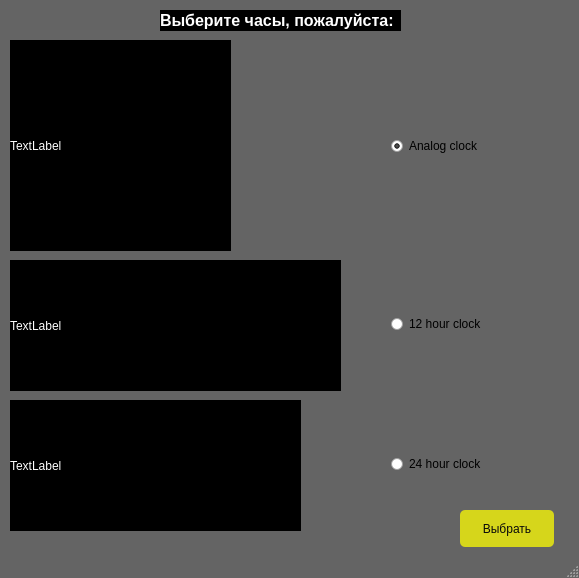
<?xml version="1.0" encoding="UTF-8"?>
<ui version="4.0">
 <class>MainWindow</class>
 <widget class="QMainWindow" name="MainWindow">
  <property name="geometry">
   <rect>
    <x>0</x>
    <y>0</y>
    <width>579</width>
    <height>578</height>
   </rect>
  </property>
  <property name="windowTitle">
   <string>Меню часов</string>
  </property>
  <property name="styleSheet">
   <string notr="true">QMainWindow {
	color: rgb(255, 255, 255);
	background-color: rgba(10, 10, 10, 100);
}

QRadioButton::indicator {
    width: 13px;
    height: 13px;
}

QLabel {
	background-color: rgb(0, 0, 0);
	border-color: rgb(10, 10, 10);
	color: rgb(255, 255, 255);
}

QPushButton {
	color: rgb(10, 10, 10);
	background-color: rgb(214, 214, 27);
	border-style: solid;
	border-radius: 5px;
}

QPushButton:pressed {
	background-color: rgb(148, 139, 19);
}

QPushButton:hover {
	border: 1px solid rgb(160, 201, 255);
 	color: rgb(255, 255, 255);
}</string>
  </property>
  <widget class="QWidget" name="centralwidget">
   <widget class="QLabel" name="label">
    <property name="geometry">
     <rect>
      <x>10</x>
      <y>40</y>
      <width>221</width>
      <height>211</height>
     </rect>
    </property>
    <property name="text">
     <string>TextLabel</string>
    </property>
   </widget>
   <widget class="QRadioButton" name="analog_clock">
    <property name="geometry">
     <rect>
      <x>390</x>
      <y>130</y>
      <width>131</width>
      <height>31</height>
     </rect>
    </property>
    <property name="text">
     <string>Analog clock</string>
    </property>
    <property name="checked">
     <bool>true</bool>
    </property>
    <attribute name="buttonGroup">
     <string notr="true">buttonGroup</string>
    </attribute>
   </widget>
   <widget class="QLabel" name="label_2">
    <property name="geometry">
     <rect>
      <x>10</x>
      <y>260</y>
      <width>331</width>
      <height>131</height>
     </rect>
    </property>
    <property name="text">
     <string>TextLabel</string>
    </property>
   </widget>
   <widget class="QLabel" name="label_3">
    <property name="geometry">
     <rect>
      <x>10</x>
      <y>400</y>
      <width>291</width>
      <height>131</height>
     </rect>
    </property>
    <property name="text">
     <string>TextLabel</string>
    </property>
   </widget>
   <widget class="QRadioButton" name="hour24_clock">
    <property name="geometry">
     <rect>
      <x>390</x>
      <y>450</y>
      <width>131</width>
      <height>27</height>
     </rect>
    </property>
    <property name="text">
     <string>24 hour clock</string>
    </property>
    <attribute name="buttonGroup">
     <string notr="true">buttonGroup</string>
    </attribute>
   </widget>
   <widget class="QRadioButton" name="hour12_clock">
    <property name="geometry">
     <rect>
      <x>390</x>
      <y>310</y>
      <width>131</width>
      <height>27</height>
     </rect>
    </property>
    <property name="text">
     <string>12 hour clock</string>
    </property>
    <attribute name="buttonGroup">
     <string notr="true">buttonGroup</string>
    </attribute>
   </widget>
   <widget class="QPushButton" name="select_clock_but">
    <property name="geometry">
     <rect>
      <x>460</x>
      <y>510</y>
      <width>94</width>
      <height>37</height>
     </rect>
    </property>
    <property name="text">
     <string>Выбрать</string>
    </property>
   </widget>
   <widget class="QLabel" name="label_4">
    <property name="geometry">
     <rect>
      <x>160</x>
      <y>10</y>
      <width>241</width>
      <height>21</height>
     </rect>
    </property>
    <property name="font">
     <font>
      <pointsize>12</pointsize>
      <weight>75</weight>
      <bold>true</bold>
     </font>
    </property>
    <property name="text">
     <string>Выберите часы, пожалуйста:</string>
    </property>
   </widget>
  </widget>
  <widget class="QStatusBar" name="statusbar"/>
 </widget>
 <resources/>
 <connections/>
 <buttongroups>
  <buttongroup name="buttonGroup"/>
 </buttongroups>
</ui>
